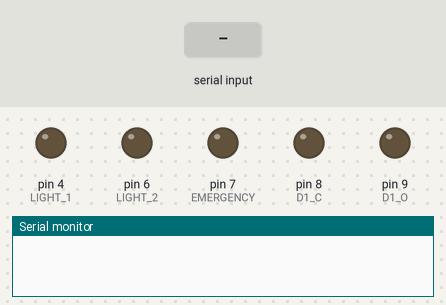
Bench run of a sketch on a simulated Arduino Uno, built with avr-gcc and run on an emulated ATmega328P. Shown: output pins drawn as LEDs (lit = HIGH), the last lines printed to the serial monitor. The inputs (shaded band) are chosen by the test bench.

Above: at 1.2 s.
1.3 s: "f" received over Serial
At 2.5 s:
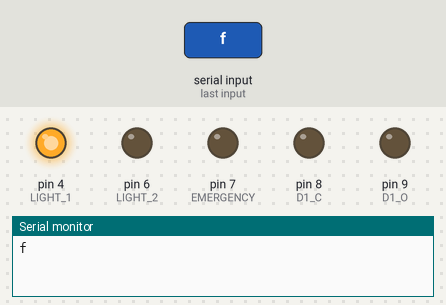
2.8 s: "b" received over Serial
At 3.8 s:
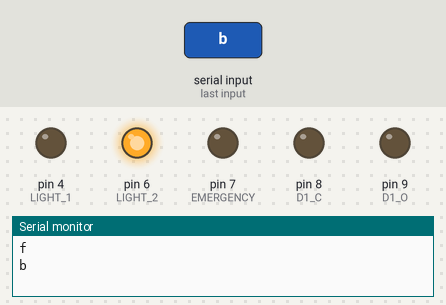
4.3 s: "l" received over Serial
At 5.0 s:
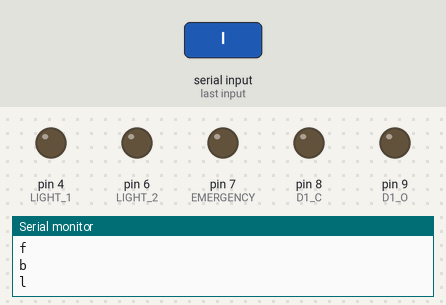
Timing chart, 0 to 7.3 s (numbered marks = the images above; inputs shaded):
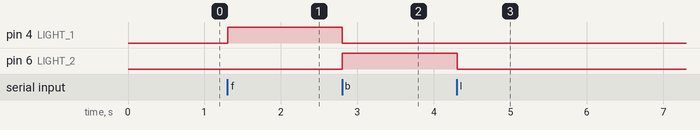

Measured:
- after the input at 1.3 s, pin 4 (LIGHT_1): LOW → HIGH at once
- after the input at 2.8 s, pin 4 (LIGHT_1): HIGH → LOW at once; pin 6 (LIGHT_2): LOW → HIGH at once
- after the input at 4.3 s, pin 6 (LIGHT_2): HIGH → LOW at once

The sketch:

Arduino_Hand_Pose.ino
```cpp
//www.elegoo.com


// Define control pin numbers
#define LIGHT_1 4  // Motor voltage pins (speed)
#define LIGHT_2 6
#define EMERGENCY 7  // H bridge pins (direction)
#define D1_C 8
#define D1_O 9


unsigned char carSpeed = 155;  // Turning speed (0-255)
char command;  // Variable used to store serial data receieved

// Define control functions
void light_1_on(){
  digitalWrite(LIGHT_1,HIGH);
  digitalWrite(LIGHT_2,LOW);
;

}

void light_1_off(){
  digitalWrite(LIGHT_1,LOW);
  digitalWrite(LIGHT_2,LOW);

}

void light_2_on(){
  digitalWrite(LIGHT_1,LOW);
  digitalWrite(LIGHT_2,HIGH);

}

void light_2_off(){
  digitalWrite(LIGHT_1,LOW);
  digitalWrite(LIGHT_2,LOW);


}

void stop(){
  digitalWrite(LIGHT_1,LOW);
  digitalWrite(LIGHT_2,LOW);
}


void setup() {
  Serial.begin(9600);  // Begin serial at same baudrate as Bluetooth module
  pinMode(EMERGENCY,OUTPUT);  // Initialize pins as I/O
  pinMode(D1_C,OUTPUT);
  pinMode(D1_O,OUTPUT);
  pinMode(LIGHT_1,OUTPUT);
  pinMode(LIGHT_2,OUTPUT);
  //stop();
}

void loop() {
  //Serial.println("hello");
  if(Serial.available() > 0){  // Check number of bytes of serial data available
    command = byte(Serial.read());  // Read serial data receieved
    Serial.println(command);

    switch(command){
       case 'f': light_1_on(); break;  // 'f' for go forward
       case 'l': light_1_off(); break;     // 'b' for go backward
       case 'b': light_2_on(); break;     // 'l' for turn left
       case 'r': light_2_off(); break;    // 'r' for turn right
       //case 's': stop(); break;     // 's' for stop
       //default: stop(); break;
    }
   }
   delay(10);
}
```
